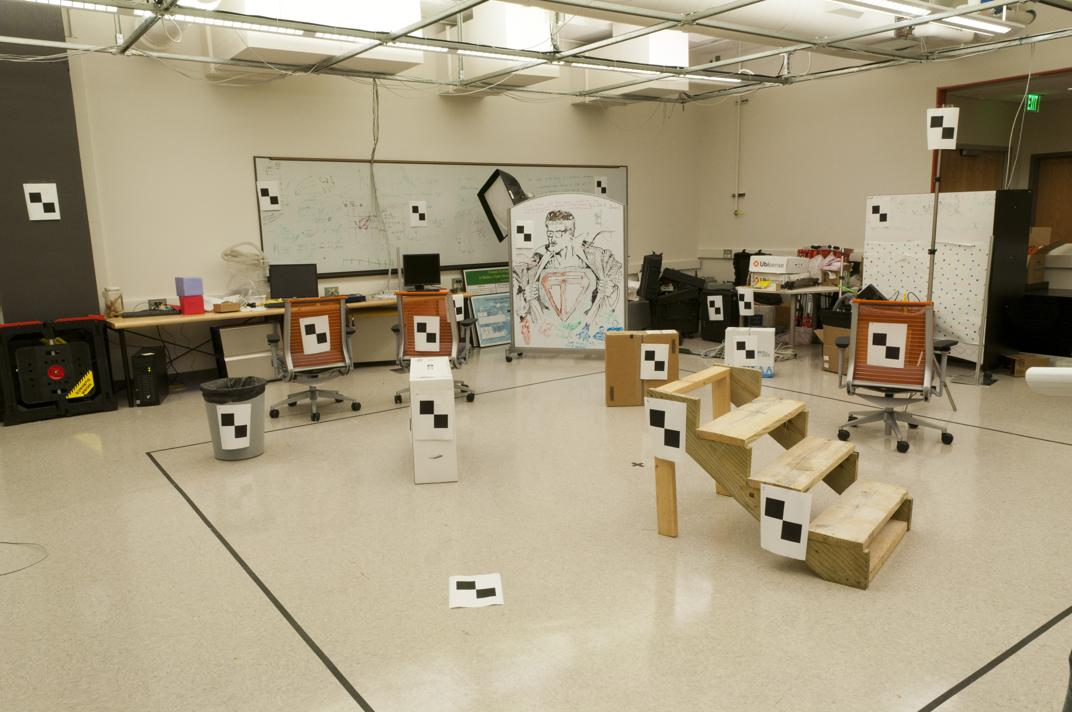
#> input picture HW4/subject/pic_a.jpg, 1072 x 712 px
$ python question2.py
#> lines starting #> are read from the running program, lines starting #| are printed output that depends on the picture
### HW4/utils.py
import numpy as np


def bmatrix(a):
    """Returns a LaTeX bmatrix

    :a: numpy array
    :returns: LaTeX bmatrix as a string
    """
    if len(a.shape) > 2:
        raise ValueError('bmatrix can at most display two dimensions')
    lines = str(a).replace('[', '').replace(']', '').splitlines()
    rv = [r'\begin{bmatrix}']
    rv += ['  ' + ' & '.join(l.split()) + r'\\' for l in lines]
    rv += [r'\end{bmatrix}']
    return '\n'.join(rv)

### HW4/question2.py
import numpy as np
import cv2

from HW4.utils import bmatrix


def gen_a(zipped_point):
    n = len(zipped_point)

    a = np.zeros(shape=(n, 9), dtype=np.double)

    for i, ((a_x, a_y), (b_x, b_y)) in enumerate(zipped_point):
        a[i, :] = [a_x * b_x, a_x * b_y, a_x,
                   a_y * b_x, a_y * b_y, a_y,
                   b_x,       b_y,       1]
    return a


def compute_projection_matrix(zipped_point):
    a = gen_a(zipped_point)
    ata = np.matmul(a.T, a)
    val, vec = np.linalg.eig(ata)
    i = np.argmin(val)
    sol = vec[:, i]
    factor = 1 / np.sum(np.abs(np.power(sol, 2)))
    sol *= factor
    return np.reshape(sol, newshape=(3, 3))


def reduce_rank(f):
    u, d, v = np.linalg.svd(f)
    d[2] = 0.0
    return np.mat(u) * np.mat(np.diag(d)) * np.mat(v)


def point_of_line(p, f):
    ph = np.mat([0, 0, 1])
    ph[0, :2] = p[:2]
    fx = np.mat(f) * ph.T
    b = 0
    p1 = ((b * fx[1] + fx[2]) / -fx[0], b)
    b = 712
    p2 = ((b * fx[1] + fx[2]) / -fx[0], b)
    return p1, p2


def draw_lines(img, src_pts, f):
    for pt in src_pts:
        p1, p2 = point_of_line(pt, f)
        p1 = tuple(map(int, p1))
        p2 = tuple(map(int, p2))
        cv2.line(img, p1, p2, (255, 0, 0), 1)
    return img


if __name__ == '__main__':
    print("question 2.1")
    points_pic_a = []
    with open("subject/pts2d-pic_a.txt", 'r') as file:
#> (reads HW4/subject/pts2d-pic_a.txt from the repository)
        for l in file:
            point = l.split()
            points_pic_a.append(tuple(map(float, point)))
    points_pic_b = []
    with open("subject/pts2d-pic_b.txt", 'r') as file:
#> (reads HW4/subject/pts2d-pic_b.txt from the repository)
        for l in file:
            point = l.split()
            points_pic_b.append(tuple(map(float, point)))
    full_list = list(zip(points_pic_b, points_pic_a))

    f = compute_projection_matrix(full_list)

    print(bmatrix(f))

    fc = reduce_rank(f)
    print(bmatrix(fc))

    im_a = cv2.imread("subject/pic_a.jpg")
#> im_a is the input picture: shape (712, 1072, 3); mean B, G, R 126.2, 153, 164.7
    im_a = draw_lines(im_a, points_pic_b, fc.T)
#> the loop in draw_lines, `for pt in src_pts:` made 20 passes
#> (fx in point_of_line, p1, p2) on passes 1 to 11: ([[0.000803], [-0.0204], [3.72]], (-4633, 0), (13407, 712)), ([[0.00127], [-0.0259], [5.23]], (-4113, 0), (10411, 712)), ([[0.00102], [-0.0245], [4.58]], (-4509, 0), (12693, 712)), ([[0.00163], [-0.0189], [5.19]], (-3184, 0), (5058, 712)), ([[0.00154], [-0.021], [5.25]], (-3398, 0), (6294, 712)), ([[0.000192], [-0.0194], [2.41]], (-12606, 0), (59345, 712)), ([[0.00363], [-0.0182], [9.05]], (-2491, 0), (1067, 712)), ([[0.00107], [-0.0235], [4.59]], (-4275, 0), (11347, 712)), ([[0.00227], [-0.0226], [6.85]], (-3010, 0), (4059, 712)), ([[0.00267], [-0.0174], [7.09]], (-2651, 0), (1991, 712)), ([[0.00321], [-0.022], [8.62]], (-2687, 0), (2200, 712))
#> after the loop in draw_lines, `for pt in src_pts:`:
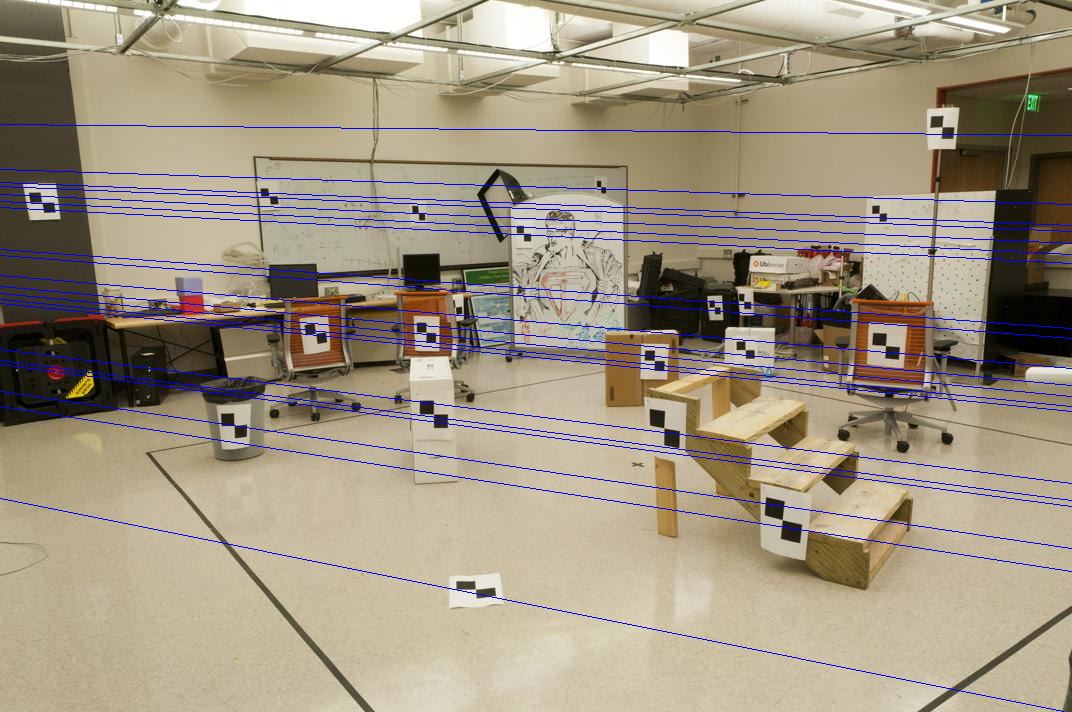
#> img: shape (712, 1072, 3); mean B, G, R 130.3, 149.2, 160.5
    cv2.imwrite("Images/ps3-2-3-a.png", im_a)

    im_b = cv2.imread("subject/pic_b.jpg")
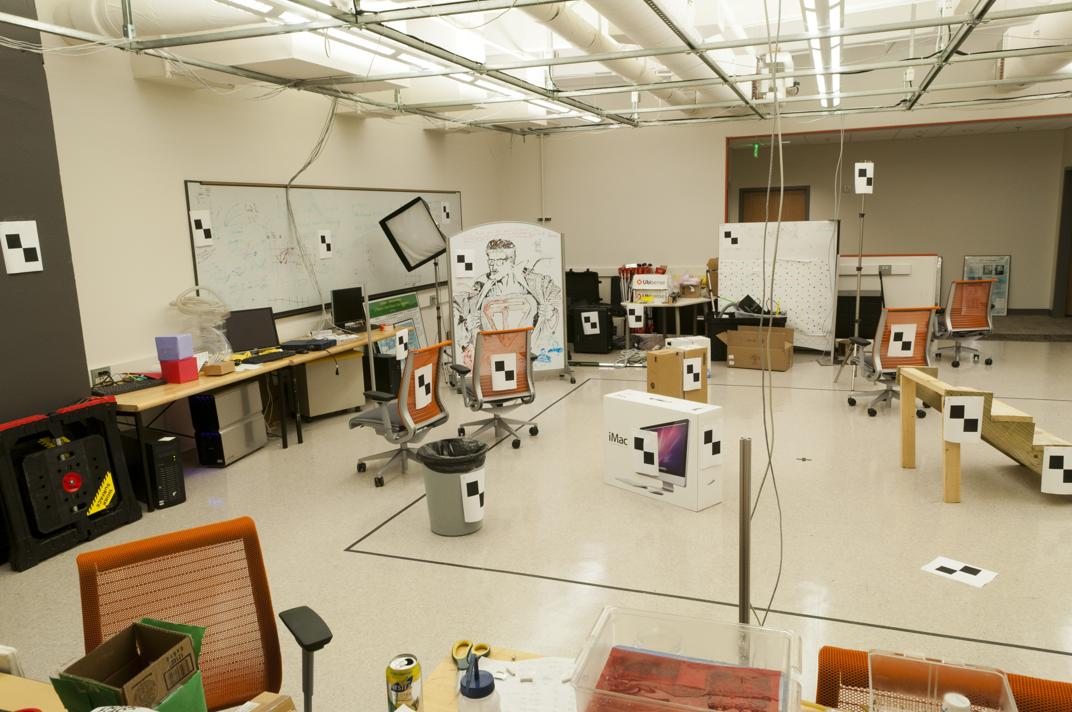
#> input picture HW4/subject/pic_b.jpg, 1072 x 712 px
#> im_b is the input picture: shape (712, 1072, 3); mean B, G, R 126, 152.9, 166.6
    im_b = draw_lines(im_b, points_pic_a, fc)
#> the loop in draw_lines (call 2), `for pt in src_pts:` made 20 passes
#> (p1, p2) on passes 1 to 12: ((-8182, 0), (18809, 712)), ((-14455, 0), (27287, 712)), ((-9394, 0), (20448, 712)), ((23525, 0), (-24041, 712)), ((75519, 0), (-94308, 712)), ((-2346, 0), (10923, 712)), ((5956, 0), (-298, 712)), ((-12008, 0), (23980, 712)), ((13756, 0), (-10838, 712)), ((7438, 0), (-2300, 712)), ((7702, 0), (-2656, 712)), ((9528, 0), (-5125, 712))
#> after the loop in draw_lines (call 2), `for pt in src_pts:`:
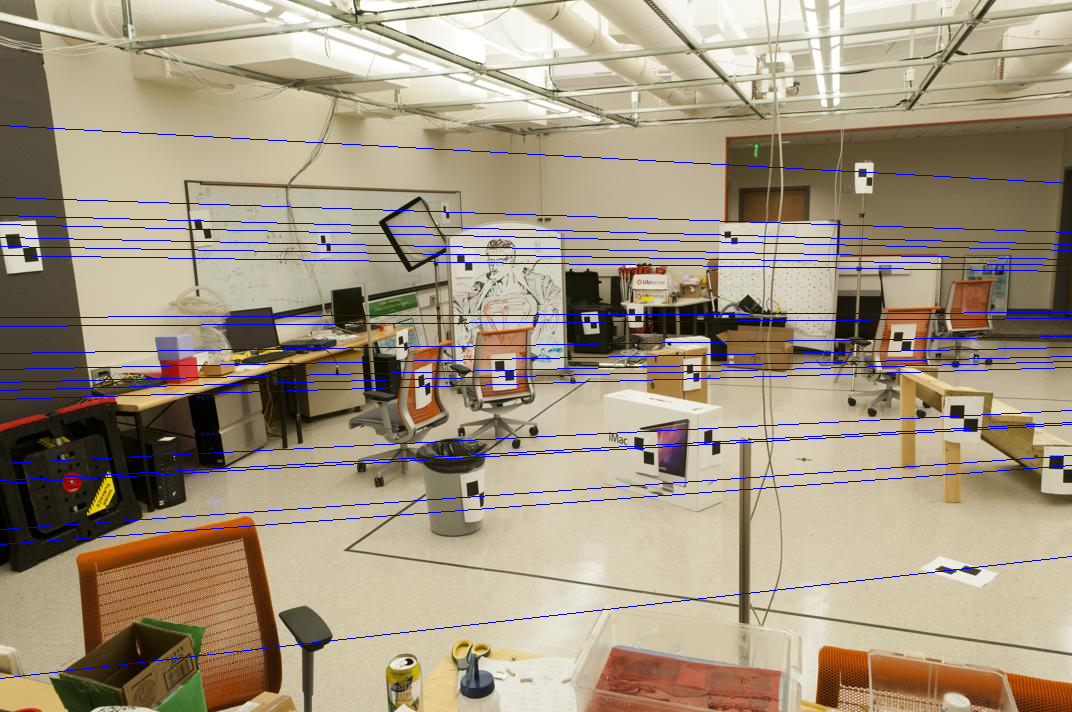
#> img: shape (712, 1072, 3); mean B, G, R 129.9, 149, 162.3
    cv2.imwrite("Images/ps3-2-3-b.png", im_b)
